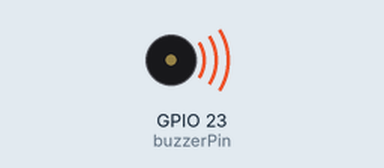
The sketch below on a simulated ESP32. On the bench: buzzer (waves = sounding, pin HIGH).

Above: at 0.5 s.
Timing chart, 0 to 4.6 s (numbered marks = the images above):
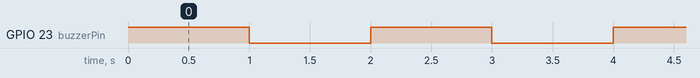

The sketch:

BUZZER_PRUEBA.ino
```cpp
const int buzzerPin = 23;

void setup() {
  // Configura el pin 23 como salida
  pinMode(buzzerPin, OUTPUT);
}

void loop() {
  // Enciende el buzzer (aplica voltaje)
  digitalWrite(buzzerPin, HIGH);
  delay(1000);                    // Espera medio segundo (500 milisegundos)

  // Apaga el buzzer (quita el voltaje)
  digitalWrite(buzzerPin, LOW);
  delay(1000);                    // Espera medio segundo en silencio
}
```

Measured:
- by itself, GPIO 23 (buzzerPin): alternates HIGH for 1.0 s and LOW for 1.0 s
